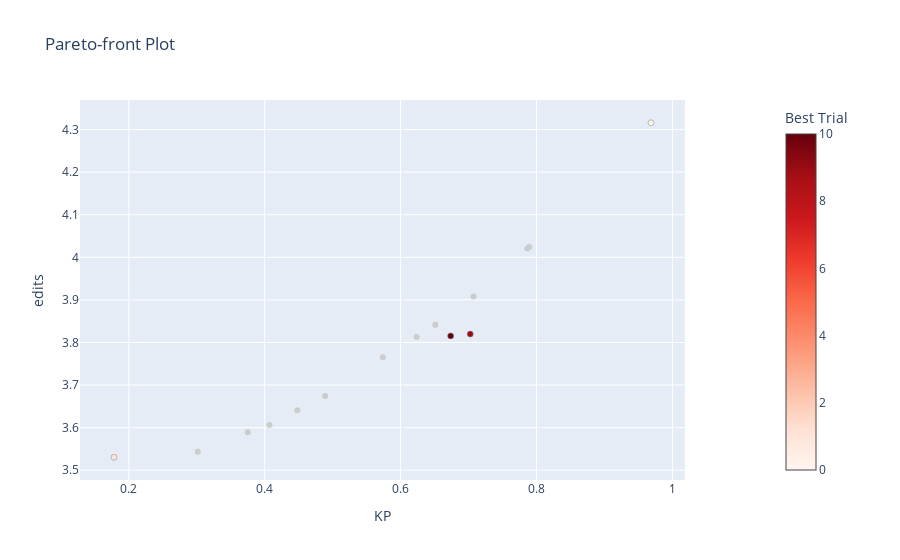
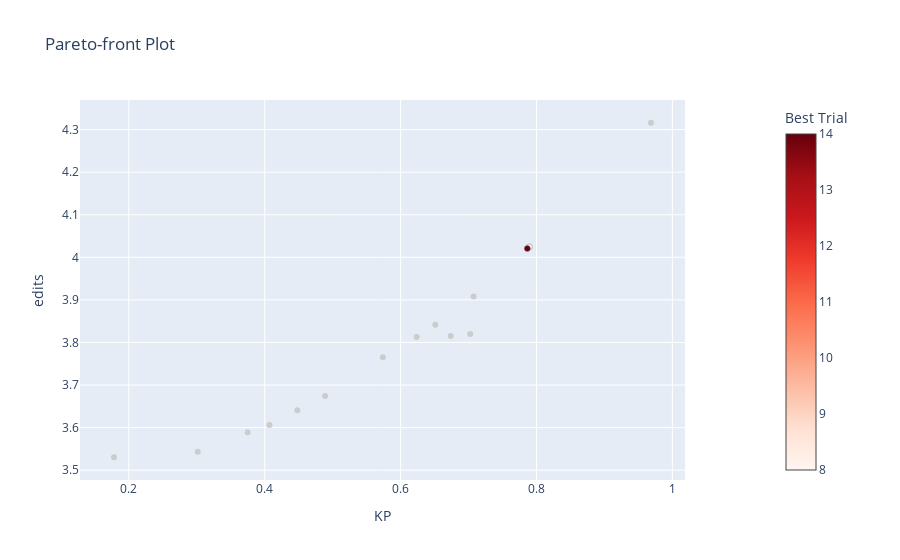
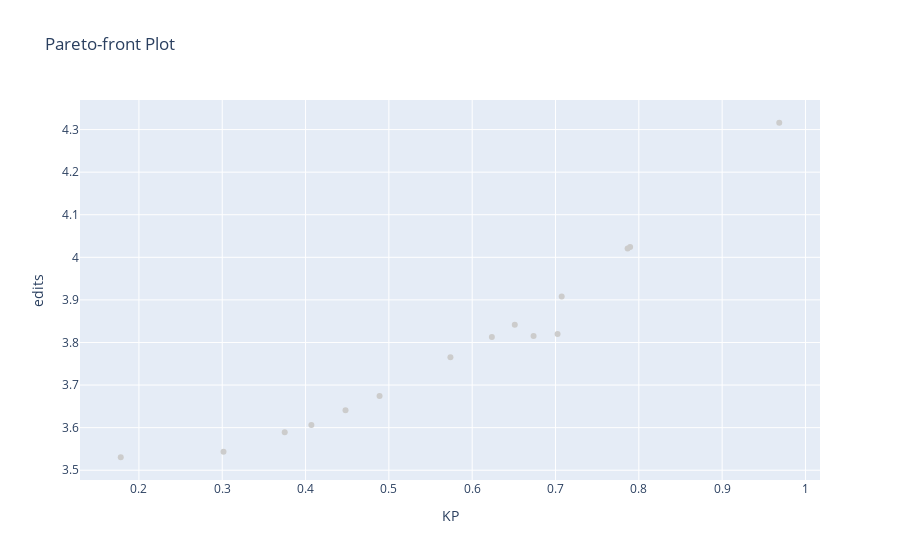
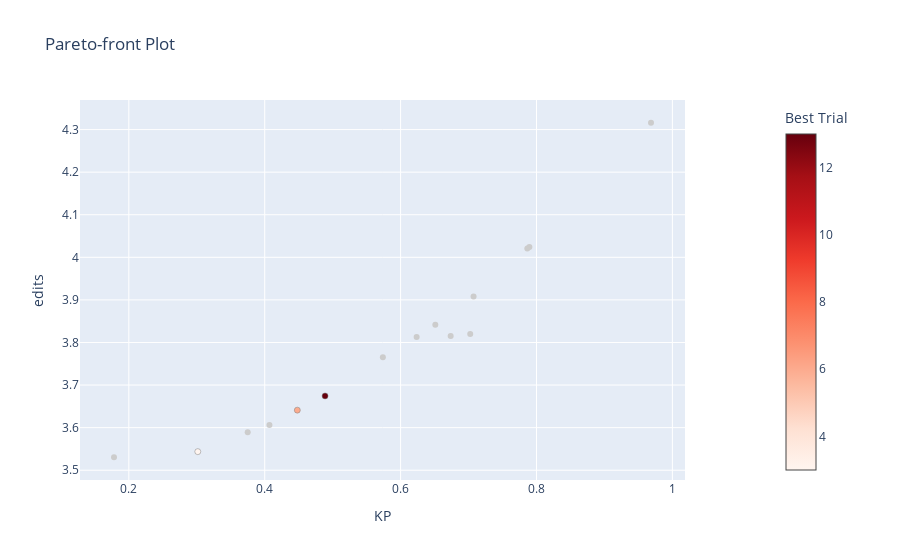

Notebook code for these charts, in order:
### Code cell
figs_dist = [optuna.visualization.plot_pareto_front(study, target_names=["KP", "edits"], constraints_func=lambda t: [-1] if t.params["max_dist"] >= n and t.params["max_dist"] < n + 0.5 else [+1]) for n in np.arange(0.0, 3.0, 0.5)]
for fig in figs_dist:
    fig.show()

### Figure 1 — Plotly figure (JSON) as saved in the notebook; plotly's stock layout.template omitted (floating-point values rounded to 4 significant figures)
{"data": [{"hovertemplate": "%{text}<extra>Infeasible Trial</extra>", "marker": {"color": "#cccccc"}, "mode": "markers", "showlegend": false, "text": ["{<br>  \"number\": 2,<br>  \"values\": [<br>    0.40699063305463,<br>    3.6062117433688505<br>  ],<br>  \"params\": {<br>    \"lambd2\": 1.2418872622729515,<br>    \"max_dist\": 2.093624099292212<br>  }<br>}", "{<br>  \"number\": 3,<br>  \"values\": [<br>    0.3015162177723754,<br>    3.543640897755611<br>  ],<br>  \"params\": {<br>    \"lambd2\": 0.3513144109413413,<br>    \"max_dist\": 1.7619755402181412<br>  }<br>}", "{<br>  \"number\": 4,<br>  \"values\": [<br>    0.5738800578034682,<br>    3.7651326229879847<br>  ],<br>  \"params\": {<br>    \"lambd2\": 4.3292843708279705,<br>    \"max_dist\": 2.330011732648823<br>  }<br>}", "{<br>  \"number\": 5,<br>  \"values\": [<br>    0.651106521097669,<br>    3.8415325323055995<br>  ],<br>  \"params\": {<br>    \"lambd2\": 6.78956944134256,<br>    \"max_dist\": 2.3925447008216754<br>  }<br>}", "{<br>  \"number\": 6,<br>  \"values\": [<br>    0.447979577859411,<br>    3.6411244615733396<br>  ],<br>  \"params\": {<br>    \"lambd2\": 1.6011896882834564,<br>    \"max_dist\": 1.9875612377070424<br>  }<br>}", "{<br>  \"number\": 7,<br>  \"values\": [<br>    0.37497631529084824,<br>    3.5894355021537065<br>  ],<br>  \"params\": {<br>    \"lambd2\": 1.0994561034175554,<br>    \"max_dist\": 2.417154466205264<br>  }<br>}", "{<br>  \"number\": 8,<br>  \"values\": [<br>    0.7895448400180262,<br>    4.024484243935616<br>  ],<br>  \"params\": {<br>    \"lambd2\": 5.958863709614808,<br>    \"max_dist\": 0.7835538260918963<br>  }<br>}", "{<br>  \"number\": 11,<br>  \"values\": [<br>    0.6236175526221905,<br>    3.812740875085015<br>  ],<br>  \"params\": {<br>    \"lambd2\": 7.122423478078015,<br>    \"max_dist\": 2.939431301570641<br>  }<br>}", "{<br>  \"number\": 12,<br>  \"values\": [<br>    0.7074076222518707,<br>    3.908184085241442<br>  ],<br>  \"params\": {<br>    \"lambd2\": 8.214168025998385,<br>    \"max_dist\": 2.0300156657696764<br>  }<br>}", "{<br>  \"number\": 13,<br>  \"values\": [<br>    0.48883267522211254,<br>    3.6744502380412607<br>  ],<br>  \"params\": {<br>    \"lambd2\": 1.6761041393275178,<br>    \"max_dist\": 1.5490815215482672<br>  }<br>}", "{<br>  \"number\": 14,<br>  \"values\": [<br>    0.7865238229489709,<br>    4.02063024257538<br>  ],<br>  \"params\": {<br>    \"lambd2\": 7.015174468784894,<br>    \"max_dist\": 0.9419465299351953<br>  }<br>}"], "type": "scatter", "x": [0.407, 0.3015, 0.5739, 0.6511, 0.448, 0.375, 0.7895, 0.6236, 0.7074, 0.4888, 0.7865], "y": [3.606, 3.544, 3.765, 3.842, 3.641, 3.589, 4.024, 3.813, 3.908, 3.674, 4.021]}, {"hovertemplate": "%{text}<extra>Feasible Trial</extra>", "marker": {"color": [], "colorbar": {"title": {"text": "Trial"}}, "colorscale": [[0, "rgb(247,251,255)"], [0.125, "rgb(222,235,247)"], [0.25, "rgb(198,219,239)"], [0.375, "rgb(158,202,225)"], [0.5, "rgb(107,174,214)"], [0.625, "rgb(66,146,198)"], [0.75, "rgb(33,113,181)"], [0.875, "rgb(8,81,156)"], [1, "rgb(8,48,107)"]], "line": {"color": "Grey", "width": 0.5}}, "mode": "markers", "showlegend": false, "text": [], "type": "scatter", "x": [], "y": []}, {"hovertemplate": "%{text}<extra>Best Trial</extra>", "marker": {"color": [0, 1, 9, 10], "colorbar": {"title": {"text": "Best Trial"}, "x": 1.1, "xpad": 40}, "colorscale": [[0, "rgb(255,245,240)"], [0.125, "rgb(254,224,210)"], [0.25, "rgb(252,187,161)"], [0.375, "rgb(252,146,114)"], [0.5, "rgb(251,106,74)"], [0.625, "rgb(239,59,44)"], [0.75, "rgb(203,24,29)"], [0.875, "rgb(165,15,21)"], [1, "rgb(103,0,13)"]], "line": {"color": "Grey", "width": 0.5}}, "mode": "markers", "showlegend": false, "text": ["{<br>  \"number\": 0,<br>  \"values\": [<br>    0.9685366109885493,<br>    4.3160281115393335<br>  ],<br>  \"params\": {<br>    \"lambd2\": 10.0,<br>    \"max_dist\": 0.0<br>  }<br>}", "{<br>  \"number\": 1,<br>  \"values\": [<br>    0.17819302639183202,<br>    3.5304919519383358<br>  ],<br>  \"params\": {<br>    \"lambd2\": 0.0,<br>    \"max_dist\": 0.0<br>  }<br>}", "{<br>  \"number\": 9,<br>  \"values\": [<br>    0.7024749243278533,<br>    3.819768759918386<br>  ],<br>  \"params\": {<br>    \"lambd2\": 1.1686173368588848,<br>    \"max_dist\": 0.26158709591607143<br>  }<br>}", "{<br>  \"number\": 10,<br>  \"values\": [<br>    0.6736779560308972,<br>    3.8154613466334166<br>  ],<br>  \"params\": {<br>    \"lambd2\": 1.3611424006010586,<br>    \"max_dist\": 0.39737435991016257<br>  }<br>}"], "type": "scatter", "x": [0.9685, 0.1782, 0.7025, 0.6737], "y": [4.316, 3.53, 3.82, 3.815]}], "layout": {"title": {"text": "Pareto-front Plot"}, "xaxis": {"title": {"text": "KP"}}, "yaxis": {"title": {"text": "edits"}}}}

### Figure 2 — Plotly figure (JSON) as saved in the notebook; plotly's stock layout.template omitted (floating-point values rounded to 4 significant figures)
{"data": [{"hovertemplate": "%{text}<extra>Infeasible Trial</extra>", "marker": {"color": "#cccccc"}, "mode": "markers", "showlegend": false, "text": ["{<br>  \"number\": 0,<br>  \"values\": [<br>    0.9685366109885493,<br>    4.3160281115393335<br>  ],<br>  \"params\": {<br>    \"lambd2\": 10.0,<br>    \"max_dist\": 0.0<br>  }<br>}", "{<br>  \"number\": 1,<br>  \"values\": [<br>    0.17819302639183202,<br>    3.5304919519383358<br>  ],<br>  \"params\": {<br>    \"lambd2\": 0.0,<br>    \"max_dist\": 0.0<br>  }<br>}", "{<br>  \"number\": 2,<br>  \"values\": [<br>    0.40699063305463,<br>    3.6062117433688505<br>  ],<br>  \"params\": {<br>    \"lambd2\": 1.2418872622729515,<br>    \"max_dist\": 2.093624099292212<br>  }<br>}", "{<br>  \"number\": 3,<br>  \"values\": [<br>    0.3015162177723754,<br>    3.543640897755611<br>  ],<br>  \"params\": {<br>    \"lambd2\": 0.3513144109413413,<br>    \"max_dist\": 1.7619755402181412<br>  }<br>}", "{<br>  \"number\": 4,<br>  \"values\": [<br>    0.5738800578034682,<br>    3.7651326229879847<br>  ],<br>  \"params\": {<br>    \"lambd2\": 4.3292843708279705,<br>    \"max_dist\": 2.330011732648823<br>  }<br>}", "{<br>  \"number\": 5,<br>  \"values\": [<br>    0.651106521097669,<br>    3.8415325323055995<br>  ],<br>  \"params\": {<br>    \"lambd2\": 6.78956944134256,<br>    \"max_dist\": 2.3925447008216754<br>  }<br>}", "{<br>  \"number\": 6,<br>  \"values\": [<br>    0.447979577859411,<br>    3.6411244615733396<br>  ],<br>  \"params\": {<br>    \"lambd2\": 1.6011896882834564,<br>    \"max_dist\": 1.9875612377070424<br>  }<br>}", "{<br>  \"number\": 7,<br>  \"values\": [<br>    0.37497631529084824,<br>    3.5894355021537065<br>  ],<br>  \"params\": {<br>    \"lambd2\": 1.0994561034175554,<br>    \"max_dist\": 2.417154466205264<br>  }<br>}", "{<br>  \"number\": 9,<br>  \"values\": [<br>    0.7024749243278533,<br>    3.819768759918386<br>  ],<br>  \"params\": {<br>    \"lambd2\": 1.1686173368588848,<br>    \"max_dist\": 0.26158709591607143<br>  }<br>}", "{<br>  \"number\": 10,<br>  \"values\": [<br>    0.6736779560308972,<br>    3.8154613466334166<br>  ],<br>  \"params\": {<br>    \"lambd2\": 1.3611424006010586,<br>    \"max_dist\": 0.39737435991016257<br>  }<br>}", "{<br>  \"number\": 11,<br>  \"values\": [<br>    0.6236175526221905,<br>    3.812740875085015<br>  ],<br>  \"params\": {<br>    \"lambd2\": 7.122423478078015,<br>    \"max_dist\": 2.939431301570641<br>  }<br>}", "{<br>  \"number\": 12,<br>  \"values\": [<br>    0.7074076222518707,<br>    3.908184085241442<br>  ],<br>  \"params\": {<br>    \"lambd2\": 8.214168025998385,<br>    \"max_dist\": 2.0300156657696764<br>  }<br>}", "{<br>  \"number\": 13,<br>  \"values\": [<br>    0.48883267522211254,<br>    3.6744502380412607<br>  ],<br>  \"params\": {<br>    \"lambd2\": 1.6761041393275178,<br>    \"max_dist\": 1.5490815215482672<br>  }<br>}"], "type": "scatter", "x": [0.9685, 0.1782, 0.407, 0.3015, 0.5739, 0.6511, 0.448, 0.375, 0.7025, 0.6737, 0.6236, 0.7074, 0.4888], "y": [4.316, 3.53, 3.606, 3.544, 3.765, 3.842, 3.641, 3.589, 3.82, 3.815, 3.813, 3.908, 3.674]}, {"hovertemplate": "%{text}<extra>Feasible Trial</extra>", "marker": {"color": [], "colorbar": {"title": {"text": "Trial"}}, "colorscale": [[0, "rgb(247,251,255)"], [0.125, "rgb(222,235,247)"], [0.25, "rgb(198,219,239)"], [0.375, "rgb(158,202,225)"], [0.5, "rgb(107,174,214)"], [0.625, "rgb(66,146,198)"], [0.75, "rgb(33,113,181)"], [0.875, "rgb(8,81,156)"], [1, "rgb(8,48,107)"]], "line": {"color": "Grey", "width": 0.5}}, "mode": "markers", "showlegend": false, "text": [], "type": "scatter", "x": [], "y": []}, {"hovertemplate": "%{text}<extra>Best Trial</extra>", "marker": {"color": [8, 14], "colorbar": {"title": {"text": "Best Trial"}, "x": 1.1, "xpad": 40}, "colorscale": [[0, "rgb(255,245,240)"], [0.125, "rgb(254,224,210)"], [0.25, "rgb(252,187,161)"], [0.375, "rgb(252,146,114)"], [0.5, "rgb(251,106,74)"], [0.625, "rgb(239,59,44)"], [0.75, "rgb(203,24,29)"], [0.875, "rgb(165,15,21)"], [1, "rgb(103,0,13)"]], "line": {"color": "Grey", "width": 0.5}}, "mode": "markers", "showlegend": false, "text": ["{<br>  \"number\": 8,<br>  \"values\": [<br>    0.7895448400180262,<br>    4.024484243935616<br>  ],<br>  \"params\": {<br>    \"lambd2\": 5.958863709614808,<br>    \"max_dist\": 0.7835538260918963<br>  }<br>}", "{<br>  \"number\": 14,<br>  \"values\": [<br>    0.7865238229489709,<br>    4.02063024257538<br>  ],<br>  \"params\": {<br>    \"lambd2\": 7.015174468784894,<br>    \"max_dist\": 0.9419465299351953<br>  }<br>}"], "type": "scatter", "x": [0.7895, 0.7865], "y": [4.024, 4.021]}], "layout": {"title": {"text": "Pareto-front Plot"}, "xaxis": {"title": {"text": "KP"}}, "yaxis": {"title": {"text": "edits"}}}}

### Figure 3 — Plotly figure (JSON) as saved in the notebook; plotly's stock layout.template omitted (floating-point values rounded to 4 significant figures)
{"data": [{"hovertemplate": "%{text}<extra>Infeasible Trial</extra>", "marker": {"color": "#cccccc"}, "mode": "markers", "showlegend": false, "text": ["{<br>  \"number\": 0,<br>  \"values\": [<br>    0.9685366109885493,<br>    4.3160281115393335<br>  ],<br>  \"params\": {<br>    \"lambd2\": 10.0,<br>    \"max_dist\": 0.0<br>  }<br>}", "{<br>  \"number\": 1,<br>  \"values\": [<br>    0.17819302639183202,<br>    3.5304919519383358<br>  ],<br>  \"params\": {<br>    \"lambd2\": 0.0,<br>    \"max_dist\": 0.0<br>  }<br>}", "{<br>  \"number\": 2,<br>  \"values\": [<br>    0.40699063305463,<br>    3.6062117433688505<br>  ],<br>  \"params\": {<br>    \"lambd2\": 1.2418872622729515,<br>    \"max_dist\": 2.093624099292212<br>  }<br>}", "{<br>  \"number\": 3,<br>  \"values\": [<br>    0.3015162177723754,<br>    3.543640897755611<br>  ],<br>  \"params\": {<br>    \"lambd2\": 0.3513144109413413,<br>    \"max_dist\": 1.7619755402181412<br>  }<br>}", "{<br>  \"number\": 4,<br>  \"values\": [<br>    0.5738800578034682,<br>    3.7651326229879847<br>  ],<br>  \"params\": {<br>    \"lambd2\": 4.3292843708279705,<br>    \"max_dist\": 2.330011732648823<br>  }<br>}", "{<br>  \"number\": 5,<br>  \"values\": [<br>    0.651106521097669,<br>    3.8415325323055995<br>  ],<br>  \"params\": {<br>    \"lambd2\": 6.78956944134256,<br>    \"max_dist\": 2.3925447008216754<br>  }<br>}", "{<br>  \"number\": 6,<br>  \"values\": [<br>    0.447979577859411,<br>    3.6411244615733396<br>  ],<br>  \"params\": {<br>    \"lambd2\": 1.6011896882834564,<br>    \"max_dist\": 1.9875612377070424<br>  }<br>}", "{<br>  \"number\": 7,<br>  \"values\": [<br>    0.37497631529084824,<br>    3.5894355021537065<br>  ],<br>  \"params\": {<br>    \"lambd2\": 1.0994561034175554,<br>    \"max_dist\": 2.417154466205264<br>  }<br>}", "{<br>  \"number\": 8,<br>  \"values\": [<br>    0.7895448400180262,<br>    4.024484243935616<br>  ],<br>  \"params\": {<br>    \"lambd2\": 5.958863709614808,<br>    \"max_dist\": 0.7835538260918963<br>  }<br>}", "{<br>  \"number\": 9,<br>  \"values\": [<br>    0.7024749243278533,<br>    3.819768759918386<br>  ],<br>  \"params\": {<br>    \"lambd2\": 1.1686173368588848,<br>    \"max_dist\": 0.26158709591607143<br>  }<br>}", "{<br>  \"number\": 10,<br>  \"values\": [<br>    0.6736779560308972,<br>    3.8154613466334166<br>  ],<br>  \"params\": {<br>    \"lambd2\": 1.3611424006010586,<br>    \"max_dist\": 0.39737435991016257<br>  }<br>}", "{<br>  \"number\": 11,<br>  \"values\": [<br>    0.6236175526221905,<br>    3.812740875085015<br>  ],<br>  \"params\": {<br>    \"lambd2\": 7.122423478078015,<br>    \"max_dist\": 2.939431301570641<br>  }<br>}", "{<br>  \"number\": 12,<br>  \"values\": [<br>    0.7074076222518707,<br>    3.908184085241442<br>  ],<br>  \"params\": {<br>    \"lambd2\": 8.214168025998385,<br>    \"max_dist\": 2.0300156657696764<br>  }<br>}", "{<br>  \"number\": 13,<br>  \"values\": [<br>    0.48883267522211254,<br>    3.6744502380412607<br>  ],<br>  \"params\": {<br>    \"lambd2\": 1.6761041393275178,<br>    \"max_dist\": 1.5490815215482672<br>  }<br>}", "{<br>  \"number\": 14,<br>  \"values\": [<br>    0.7865238229489709,<br>    4.02063024257538<br>  ],<br>  \"params\": {<br>    \"lambd2\": 7.015174468784894,<br>    \"max_dist\": 0.9419465299351953<br>  }<br>}"], "type": "scatter", "x": [0.9685, 0.1782, 0.407, 0.3015, 0.5739, 0.6511, 0.448, 0.375, 0.7895, 0.7025, 0.6737, 0.6236, 0.7074, 0.4888, 0.7865], "y": [4.316, 3.53, 3.606, 3.544, 3.765, 3.842, 3.641, 3.589, 4.024, 3.82, 3.815, 3.813, 3.908, 3.674, 4.021]}, {"hovertemplate": "%{text}<extra>Feasible Trial</extra>", "marker": {"color": [], "colorbar": {"title": {"text": "Trial"}}, "colorscale": [[0, "rgb(247,251,255)"], [0.125, "rgb(222,235,247)"], [0.25, "rgb(198,219,239)"], [0.375, "rgb(158,202,225)"], [0.5, "rgb(107,174,214)"], [0.625, "rgb(66,146,198)"], [0.75, "rgb(33,113,181)"], [0.875, "rgb(8,81,156)"], [1, "rgb(8,48,107)"]], "line": {"color": "Grey", "width": 0.5}}, "mode": "markers", "showlegend": false, "text": [], "type": "scatter", "x": [], "y": []}, {"hovertemplate": "%{text}<extra>Best Trial</extra>", "marker": {"color": [], "colorbar": {"title": {"text": "Best Trial"}, "x": 1.1, "xpad": 40}, "colorscale": [[0, "rgb(255,245,240)"], [0.125, "rgb(254,224,210)"], [0.25, "rgb(252,187,161)"], [0.375, "rgb(252,146,114)"], [0.5, "rgb(251,106,74)"], [0.625, "rgb(239,59,44)"], [0.75, "rgb(203,24,29)"], [0.875, "rgb(165,15,21)"], [1, "rgb(103,0,13)"]], "line": {"color": "Grey", "width": 0.5}}, "mode": "markers", "showlegend": false, "text": [], "type": "scatter", "x": [], "y": []}], "layout": {"title": {"text": "Pareto-front Plot"}, "xaxis": {"title": {"text": "KP"}}, "yaxis": {"title": {"text": "edits"}}}}

### Figure 4 — Plotly figure (JSON) as saved in the notebook; plotly's stock layout.template omitted (floating-point values rounded to 4 significant figures)
{"data": [{"hovertemplate": "%{text}<extra>Infeasible Trial</extra>", "marker": {"color": "#cccccc"}, "mode": "markers", "showlegend": false, "text": ["{<br>  \"number\": 0,<br>  \"values\": [<br>    0.9685366109885493,<br>    4.3160281115393335<br>  ],<br>  \"params\": {<br>    \"lambd2\": 10.0,<br>    \"max_dist\": 0.0<br>  }<br>}", "{<br>  \"number\": 1,<br>  \"values\": [<br>    0.17819302639183202,<br>    3.5304919519383358<br>  ],<br>  \"params\": {<br>    \"lambd2\": 0.0,<br>    \"max_dist\": 0.0<br>  }<br>}", "{<br>  \"number\": 2,<br>  \"values\": [<br>    0.40699063305463,<br>    3.6062117433688505<br>  ],<br>  \"params\": {<br>    \"lambd2\": 1.2418872622729515,<br>    \"max_dist\": 2.093624099292212<br>  }<br>}", "{<br>  \"number\": 4,<br>  \"values\": [<br>    0.5738800578034682,<br>    3.7651326229879847<br>  ],<br>  \"params\": {<br>    \"lambd2\": 4.3292843708279705,<br>    \"max_dist\": 2.330011732648823<br>  }<br>}", "{<br>  \"number\": 5,<br>  \"values\": [<br>    0.651106521097669,<br>    3.8415325323055995<br>  ],<br>  \"params\": {<br>    \"lambd2\": 6.78956944134256,<br>    \"max_dist\": 2.3925447008216754<br>  }<br>}", "{<br>  \"number\": 7,<br>  \"values\": [<br>    0.37497631529084824,<br>    3.5894355021537065<br>  ],<br>  \"params\": {<br>    \"lambd2\": 1.0994561034175554,<br>    \"max_dist\": 2.417154466205264<br>  }<br>}", "{<br>  \"number\": 8,<br>  \"values\": [<br>    0.7895448400180262,<br>    4.024484243935616<br>  ],<br>  \"params\": {<br>    \"lambd2\": 5.958863709614808,<br>    \"max_dist\": 0.7835538260918963<br>  }<br>}", "{<br>  \"number\": 9,<br>  \"values\": [<br>    0.7024749243278533,<br>    3.819768759918386<br>  ],<br>  \"params\": {<br>    \"lambd2\": 1.1686173368588848,<br>    \"max_dist\": 0.26158709591607143<br>  }<br>}", "{<br>  \"number\": 10,<br>  \"values\": [<br>    0.6736779560308972,<br>    3.8154613466334166<br>  ],<br>  \"params\": {<br>    \"lambd2\": 1.3611424006010586,<br>    \"max_dist\": 0.39737435991016257<br>  }<br>}", "{<br>  \"number\": 11,<br>  \"values\": [<br>    0.6236175526221905,<br>    3.812740875085015<br>  ],<br>  \"params\": {<br>    \"lambd2\": 7.122423478078015,<br>    \"max_dist\": 2.939431301570641<br>  }<br>}", "{<br>  \"number\": 12,<br>  \"values\": [<br>    0.7074076222518707,<br>    3.908184085241442<br>  ],<br>  \"params\": {<br>    \"lambd2\": 8.214168025998385,<br>    \"max_dist\": 2.0300156657696764<br>  }<br>}", "{<br>  \"number\": 14,<br>  \"values\": [<br>    0.7865238229489709,<br>    4.02063024257538<br>  ],<br>  \"params\": {<br>    \"lambd2\": 7.015174468784894,<br>    \"max_dist\": 0.9419465299351953<br>  }<br>}"], "type": "scatter", "x": [0.9685, 0.1782, 0.407, 0.5739, 0.6511, 0.375, 0.7895, 0.7025, 0.6737, 0.6236, 0.7074, 0.7865], "y": [4.316, 3.53, 3.606, 3.765, 3.842, 3.589, 4.024, 3.82, 3.815, 3.813, 3.908, 4.021]}, {"hovertemplate": "%{text}<extra>Feasible Trial</extra>", "marker": {"color": [], "colorbar": {"title": {"text": "Trial"}}, "colorscale": [[0, "rgb(247,251,255)"], [0.125, "rgb(222,235,247)"], [0.25, "rgb(198,219,239)"], [0.375, "rgb(158,202,225)"], [0.5, "rgb(107,174,214)"], [0.625, "rgb(66,146,198)"], [0.75, "rgb(33,113,181)"], [0.875, "rgb(8,81,156)"], [1, "rgb(8,48,107)"]], "line": {"color": "Grey", "width": 0.5}}, "mode": "markers", "showlegend": false, "text": [], "type": "scatter", "x": [], "y": []}, {"hovertemplate": "%{text}<extra>Best Trial</extra>", "marker": {"color": [3, 6, 13], "colorbar": {"title": {"text": "Best Trial"}, "x": 1.1, "xpad": 40}, "colorscale": [[0, "rgb(255,245,240)"], [0.125, "rgb(254,224,210)"], [0.25, "rgb(252,187,161)"], [0.375, "rgb(252,146,114)"], [0.5, "rgb(251,106,74)"], [0.625, "rgb(239,59,44)"], [0.75, "rgb(203,24,29)"], [0.875, "rgb(165,15,21)"], [1, "rgb(103,0,13)"]], "line": {"color": "Grey", "width": 0.5}}, "mode": "markers", "showlegend": false, "text": ["{<br>  \"number\": 3,<br>  \"values\": [<br>    0.3015162177723754,<br>    3.543640897755611<br>  ],<br>  \"params\": {<br>    \"lambd2\": 0.3513144109413413,<br>    \"max_dist\": 1.7619755402181412<br>  }<br>}", "{<br>  \"number\": 6,<br>  \"values\": [<br>    0.447979577859411,<br>    3.6411244615733396<br>  ],<br>  \"params\": {<br>    \"lambd2\": 1.6011896882834564,<br>    \"max_dist\": 1.9875612377070424<br>  }<br>}", "{<br>  \"number\": 13,<br>  \"values\": [<br>    0.48883267522211254,<br>    3.6744502380412607<br>  ],<br>  \"params\": {<br>    \"lambd2\": 1.6761041393275178,<br>    \"max_dist\": 1.5490815215482672<br>  }<br>}"], "type": "scatter", "x": [0.3015, 0.448, 0.4888], "y": [3.544, 3.641, 3.674]}], "layout": {"title": {"text": "Pareto-front Plot"}, "xaxis": {"title": {"text": "KP"}}, "yaxis": {"title": {"text": "edits"}}}}
